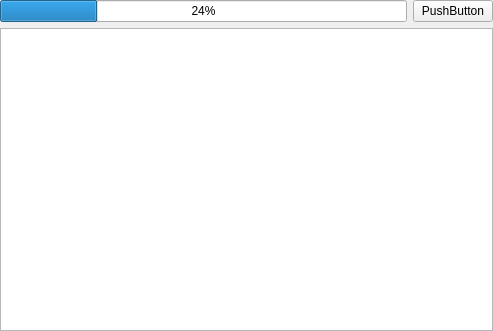
<?xml version="1.0" encoding="UTF-8"?>
<ui version="4.0">
 <class>ReosHydraulicSimulationConsole</class>
 <widget class="QWidget" name="ReosHydraulicSimulationConsole">
  <property name="geometry">
   <rect>
    <x>0</x>
    <y>0</y>
    <width>493</width>
    <height>331</height>
   </rect>
  </property>
  <property name="windowTitle">
   <string>Form</string>
  </property>
  <layout class="QVBoxLayout" name="verticalLayout">
   <property name="leftMargin">
    <number>0</number>
   </property>
   <property name="topMargin">
    <number>0</number>
   </property>
   <property name="rightMargin">
    <number>0</number>
   </property>
   <property name="bottomMargin">
    <number>0</number>
   </property>
   <item>
    <layout class="QHBoxLayout" name="horizontalLayout">
     <property name="topMargin">
      <number>0</number>
     </property>
     <property name="bottomMargin">
      <number>0</number>
     </property>
     <item>
      <widget class="QProgressBar" name="progressBar">
       <property name="value">
        <number>24</number>
       </property>
      </widget>
     </item>
     <item>
      <widget class="QPushButton" name="pushButton">
       <property name="text">
        <string>PushButton</string>
       </property>
      </widget>
     </item>
    </layout>
   </item>
   <item>
    <widget class="QTextEdit" name="mText"/>
   </item>
  </layout>
 </widget>
 <resources/>
 <connections/>
</ui>
